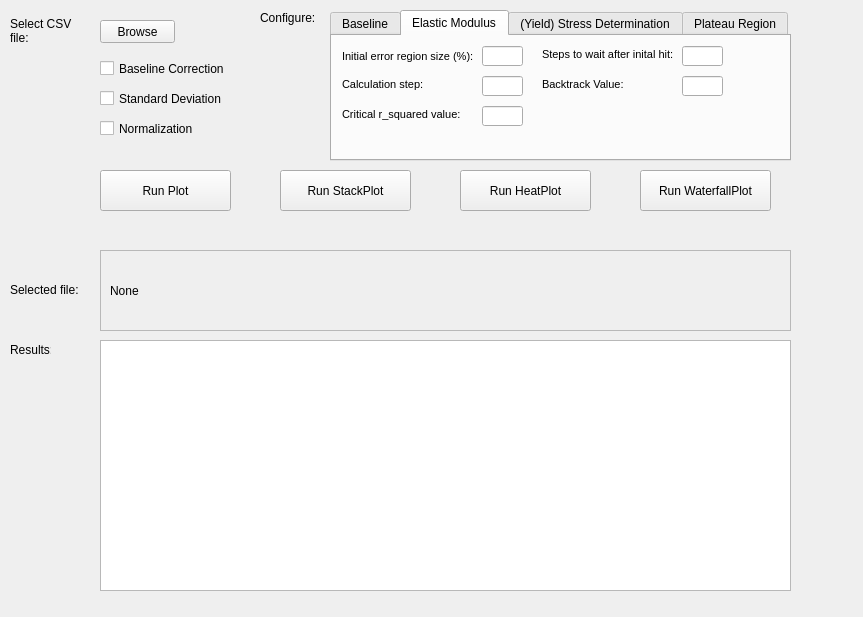
<?xml version="1.0" encoding="UTF-8"?>
<ui version="4.0">
 <class>RunInterfaceWindow</class>
 <widget class="QMainWindow" name="RunInterfaceWindow">
  <property name="geometry">
   <rect>
    <x>0</x>
    <y>0</y>
    <width>863</width>
    <height>617</height>
   </rect>
  </property>
  <property name="windowTitle">
   <string>MainWindow</string>
  </property>
  <widget class="QWidget" name="centralwidget">
   <widget class="QLabel" name="label">
    <property name="geometry">
     <rect>
      <x>10</x>
      <y>10</y>
      <width>71</width>
      <height>41</height>
     </rect>
    </property>
    <property name="layoutDirection">
     <enum>Qt::LeftToRight</enum>
    </property>
    <property name="text">
     <string>Select CSV file:</string>
    </property>
    <property name="wordWrap">
     <bool>true</bool>
    </property>
   </widget>
   <widget class="QPushButton" name="runPlotButton">
    <property name="geometry">
     <rect>
      <x>100</x>
      <y>170</y>
      <width>131</width>
      <height>41</height>
     </rect>
    </property>
    <property name="text">
     <string>Run Plot</string>
    </property>
   </widget>
   <widget class="QTextEdit" name="resultsBox">
    <property name="geometry">
     <rect>
      <x>100</x>
      <y>340</y>
      <width>691</width>
      <height>251</height>
     </rect>
    </property>
   </widget>
   <widget class="QLabel" name="label_2">
    <property name="geometry">
     <rect>
      <x>10</x>
      <y>340</y>
      <width>41</width>
      <height>20</height>
     </rect>
    </property>
    <property name="text">
     <string>Results:</string>
    </property>
   </widget>
   <widget class="QPushButton" name="fileBrowseButton">
    <property name="geometry">
     <rect>
      <x>100</x>
      <y>20</y>
      <width>75</width>
      <height>23</height>
     </rect>
    </property>
    <property name="text">
     <string>Browse</string>
    </property>
   </widget>
   <widget class="QLabel" name="label_5">
    <property name="geometry">
     <rect>
      <x>260</x>
      <y>10</y>
      <width>61</width>
      <height>16</height>
     </rect>
    </property>
    <property name="text">
     <string>Configure:</string>
    </property>
   </widget>
   <widget class="QTabWidget" name="tabWidget">
    <property name="geometry">
     <rect>
      <x>330</x>
      <y>10</y>
      <width>461</width>
      <height>151</height>
     </rect>
    </property>
    <property name="currentIndex">
     <number>1</number>
    </property>
    <widget class="QWidget" name="tab">
     <attribute name="title">
      <string>Baseline</string>
     </attribute>
     <widget class="QLabel" name="label_3">
      <property name="geometry">
       <rect>
        <x>10</x>
        <y>10</y>
        <width>131</width>
        <height>16</height>
       </rect>
      </property>
      <property name="font">
       <font>
        <pointsize>8</pointsize>
       </font>
      </property>
      <property name="text">
       <string>Asymmetry param:</string>
      </property>
     </widget>
     <widget class="QLabel" name="label_4">
      <property name="geometry">
       <rect>
        <x>10</x>
        <y>40</y>
        <width>131</width>
        <height>16</height>
       </rect>
      </property>
      <property name="font">
       <font>
        <pointsize>8</pointsize>
       </font>
      </property>
      <property name="text">
       <string>Smoothness param:</string>
      </property>
     </widget>
     <widget class="QLineEdit" name="AsymmetryParamBox">
      <property name="geometry">
       <rect>
        <x>150</x>
        <y>10</y>
        <width>91</width>
        <height>20</height>
       </rect>
      </property>
     </widget>
     <widget class="QLineEdit" name="SmoothnessParamBox">
      <property name="geometry">
       <rect>
        <x>150</x>
        <y>40</y>
        <width>91</width>
        <height>21</height>
       </rect>
      </property>
     </widget>
     <widget class="QLabel" name="label_19">
      <property name="geometry">
       <rect>
        <x>10</x>
        <y>70</y>
        <width>131</width>
        <height>16</height>
       </rect>
      </property>
      <property name="font">
       <font>
        <pointsize>8</pointsize>
       </font>
      </property>
      <property name="text">
       <string>Max iters:</string>
      </property>
     </widget>
     <widget class="QLabel" name="label_20">
      <property name="geometry">
       <rect>
        <x>10</x>
        <y>100</y>
        <width>131</width>
        <height>16</height>
       </rect>
      </property>
      <property name="font">
       <font>
        <pointsize>8</pointsize>
       </font>
      </property>
      <property name="text">
       <string>Conv thresh:</string>
      </property>
     </widget>
     <widget class="QLineEdit" name="MaxItersBox">
      <property name="geometry">
       <rect>
        <x>150</x>
        <y>70</y>
        <width>91</width>
        <height>21</height>
       </rect>
      </property>
     </widget>
     <widget class="QLineEdit" name="ConvThreshBox">
      <property name="geometry">
       <rect>
        <x>150</x>
        <y>100</y>
        <width>91</width>
        <height>21</height>
       </rect>
      </property>
     </widget>
    </widget>
    <widget class="QWidget" name="tab_2">
     <attribute name="title">
      <string>Elastic Modulus</string>
     </attribute>
     <widget class="QLineEdit" name="rSquaredMinBox">
      <property name="geometry">
       <rect>
        <x>150</x>
        <y>70</y>
        <width>41</width>
        <height>20</height>
       </rect>
      </property>
     </widget>
     <widget class="QLineEdit" name="elasticModFindingStepBox">
      <property name="geometry">
       <rect>
        <x>150</x>
        <y>40</y>
        <width>41</width>
        <height>20</height>
       </rect>
      </property>
     </widget>
     <widget class="QLabel" name="label_9">
      <property name="geometry">
       <rect>
        <x>10</x>
        <y>70</y>
        <width>121</width>
        <height>16</height>
       </rect>
      </property>
      <property name="font">
       <font>
        <pointsize>8</pointsize>
       </font>
      </property>
      <property name="text">
       <string>Critical r_squared value:</string>
      </property>
     </widget>
     <widget class="QLineEdit" name="elasticModStartBox">
      <property name="geometry">
       <rect>
        <x>150</x>
        <y>10</y>
        <width>41</width>
        <height>20</height>
       </rect>
      </property>
     </widget>
     <widget class="QLabel" name="label_7">
      <property name="geometry">
       <rect>
        <x>10</x>
        <y>10</y>
        <width>141</width>
        <height>21</height>
       </rect>
      </property>
      <property name="font">
       <font>
        <pointsize>8</pointsize>
       </font>
      </property>
      <property name="text">
       <string>Initial error region size (%):</string>
      </property>
     </widget>
     <widget class="QLabel" name="label_8">
      <property name="geometry">
       <rect>
        <x>10</x>
        <y>40</y>
        <width>141</width>
        <height>16</height>
       </rect>
      </property>
      <property name="font">
       <font>
        <pointsize>8</pointsize>
       </font>
      </property>
      <property name="text">
       <string>Calculation step:</string>
      </property>
     </widget>
     <widget class="QLineEdit" name="elasticModBacktrackValueBox">
      <property name="geometry">
       <rect>
        <x>350</x>
        <y>40</y>
        <width>41</width>
        <height>20</height>
       </rect>
      </property>
     </widget>
     <widget class="QLineEdit" name="numOfStepsAfterSquaredMinIsHitBox">
      <property name="geometry">
       <rect>
        <x>350</x>
        <y>10</y>
        <width>41</width>
        <height>20</height>
       </rect>
      </property>
     </widget>
     <widget class="QLabel" name="label_10">
      <property name="geometry">
       <rect>
        <x>210</x>
        <y>10</y>
        <width>141</width>
        <height>16</height>
       </rect>
      </property>
      <property name="font">
       <font>
        <pointsize>8</pointsize>
       </font>
      </property>
      <property name="text">
       <string>Steps to wait after inital hit:</string>
      </property>
     </widget>
     <widget class="QLabel" name="label_11">
      <property name="geometry">
       <rect>
        <x>210</x>
        <y>40</y>
        <width>91</width>
        <height>16</height>
       </rect>
      </property>
      <property name="font">
       <font>
        <pointsize>8</pointsize>
       </font>
      </property>
      <property name="text">
       <string>Backtrack Value:</string>
      </property>
     </widget>
    </widget>
    <widget class="QWidget" name="tab_3">
     <attribute name="title">
      <string>(Yield) Stress Determination</string>
     </attribute>
     <widget class="QLineEdit" name="yieldStressFindingStepBox">
      <property name="geometry">
       <rect>
        <x>150</x>
        <y>40</y>
        <width>41</width>
        <height>20</height>
       </rect>
      </property>
     </widget>
     <widget class="QLabel" name="label_13">
      <property name="geometry">
       <rect>
        <x>10</x>
        <y>40</y>
        <width>131</width>
        <height>16</height>
       </rect>
      </property>
      <property name="font">
       <font>
        <pointsize>8</pointsize>
       </font>
      </property>
      <property name="text">
       <string>Intersection line step size:</string>
      </property>
     </widget>
     <widget class="QLabel" name="label_12">
      <property name="geometry">
       <rect>
        <x>10</x>
        <y>10</y>
        <width>91</width>
        <height>16</height>
       </rect>
      </property>
      <property name="font">
       <font>
        <pointsize>8</pointsize>
       </font>
      </property>
      <property name="text">
       <string>Stress accuracy:</string>
      </property>
     </widget>
     <widget class="QLineEdit" name="yieldStressAccuracyBox">
      <property name="geometry">
       <rect>
        <x>150</x>
        <y>10</y>
        <width>41</width>
        <height>20</height>
       </rect>
      </property>
     </widget>
     <widget class="QLabel" name="label_14">
      <property name="geometry">
       <rect>
        <x>200</x>
        <y>10</y>
        <width>201</width>
        <height>16</height>
       </rect>
      </property>
      <property name="font">
       <font>
        <pointsize>8</pointsize>
       </font>
      </property>
      <property name="text">
       <string>Low elastic modulus cut-off value (MPa):</string>
      </property>
     </widget>
     <widget class="QLabel" name="label_15">
      <property name="geometry">
       <rect>
        <x>200</x>
        <y>40</y>
        <width>211</width>
        <height>16</height>
       </rect>
      </property>
      <property name="font">
       <font>
        <pointsize>8</pointsize>
       </font>
      </property>
      <property name="text">
       <string>High elastic modulus strain field range (%):</string>
      </property>
     </widget>
     <widget class="QLineEdit" name="lowElasticModulusBox">
      <property name="geometry">
       <rect>
        <x>410</x>
        <y>10</y>
        <width>41</width>
        <height>20</height>
       </rect>
      </property>
     </widget>
     <widget class="QLineEdit" name="highElasticModCuttingRangeBox">
      <property name="geometry">
       <rect>
        <x>410</x>
        <y>40</y>
        <width>41</width>
        <height>20</height>
       </rect>
      </property>
     </widget>
    </widget>
    <widget class="QWidget" name="tab_4">
     <attribute name="title">
      <string>Plateau Region</string>
     </attribute>
     <widget class="QLabel" name="label_16">
      <property name="geometry">
       <rect>
        <x>10</x>
        <y>10</y>
        <width>161</width>
        <height>16</height>
       </rect>
      </property>
      <property name="font">
       <font>
        <pointsize>8</pointsize>
       </font>
      </property>
      <property name="text">
       <string>Analysis segment length (steps):</string>
      </property>
     </widget>
     <widget class="QLineEdit" name="plateauAnalyseSegmentLengthBox">
      <property name="geometry">
       <rect>
        <x>180</x>
        <y>10</y>
        <width>41</width>
        <height>20</height>
       </rect>
      </property>
     </widget>
     <widget class="QLabel" name="label_17">
      <property name="geometry">
       <rect>
        <x>10</x>
        <y>40</y>
        <width>161</width>
        <height>16</height>
       </rect>
      </property>
      <property name="font">
       <font>
        <pointsize>8</pointsize>
       </font>
      </property>
      <property name="text">
       <string>Plateau region defining factor:</string>
      </property>
     </widget>
     <widget class="QLineEdit" name="plateauRegionDefiningFactorBox">
      <property name="geometry">
       <rect>
        <x>180</x>
        <y>40</y>
        <width>41</width>
        <height>20</height>
       </rect>
      </property>
     </widget>
    </widget>
   </widget>
   <widget class="QCheckBox" name="baselineCheckBox">
    <property name="geometry">
     <rect>
      <x>100</x>
      <y>60</y>
      <width>151</width>
      <height>17</height>
     </rect>
    </property>
    <property name="text">
     <string>Baseline Correction</string>
    </property>
   </widget>
   <widget class="QCheckBox" name="stdCheckBox">
    <property name="geometry">
     <rect>
      <x>100</x>
      <y>90</y>
      <width>161</width>
      <height>17</height>
     </rect>
    </property>
    <property name="text">
     <string>Standard Deviation</string>
    </property>
   </widget>
   <widget class="QCheckBox" name="normalizationCheckBox">
    <property name="geometry">
     <rect>
      <x>100</x>
      <y>120</y>
      <width>161</width>
      <height>17</height>
     </rect>
    </property>
    <property name="text">
     <string>Normalization</string>
    </property>
   </widget>
   <widget class="QLabel" name="label_6">
    <property name="geometry">
     <rect>
      <x>10</x>
      <y>280</y>
      <width>71</width>
      <height>20</height>
     </rect>
    </property>
    <property name="text">
     <string>Selected file:</string>
    </property>
   </widget>
   <widget class="QScrollArea" name="scrollArea">
    <property name="geometry">
     <rect>
      <x>100</x>
      <y>250</y>
      <width>691</width>
      <height>81</height>
     </rect>
    </property>
    <property name="widgetResizable">
     <bool>true</bool>
    </property>
    <widget class="QWidget" name="scrollAreaWidgetContents_2">
     <property name="geometry">
      <rect>
       <x>0</x>
       <y>0</y>
       <width>689</width>
       <height>79</height>
      </rect>
     </property>
     <layout class="QHBoxLayout" name="horizontalLayout">
      <item>
       <widget class="QLabel" name="selectedFileViewBox">
        <property name="text">
         <string>None</string>
        </property>
        <property name="wordWrap">
         <bool>true</bool>
        </property>
       </widget>
      </item>
     </layout>
    </widget>
   </widget>
   <widget class="QPushButton" name="runStackButton">
    <property name="geometry">
     <rect>
      <x>280</x>
      <y>170</y>
      <width>131</width>
      <height>41</height>
     </rect>
    </property>
    <property name="text">
     <string>Run StackPlot</string>
    </property>
   </widget>
   <widget class="QPushButton" name="runHeatButton">
    <property name="geometry">
     <rect>
      <x>460</x>
      <y>170</y>
      <width>131</width>
      <height>41</height>
     </rect>
    </property>
    <property name="text">
     <string>Run HeatPlot</string>
    </property>
   </widget>
   <widget class="QPushButton" name="runWaterfallButton">
    <property name="geometry">
     <rect>
      <x>640</x>
      <y>170</y>
      <width>131</width>
      <height>41</height>
     </rect>
    </property>
    <property name="text">
     <string>Run WaterfallPlot</string>
    </property>
   </widget>
  </widget>
 </widget>
 <resources/>
 <connections/>
</ui>
